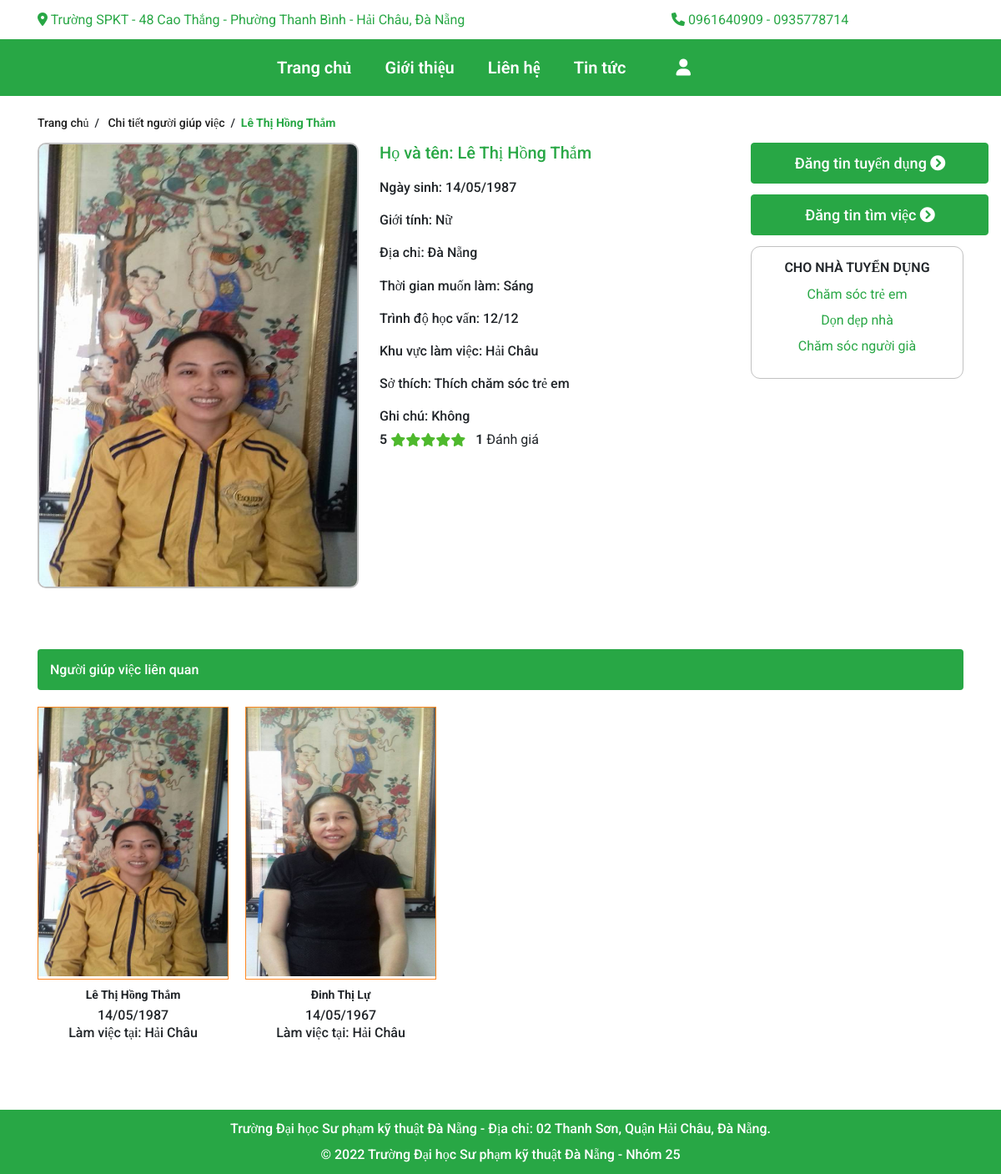
/?act=detailhelp&tk=14, run on an earlier commit of the app's database.
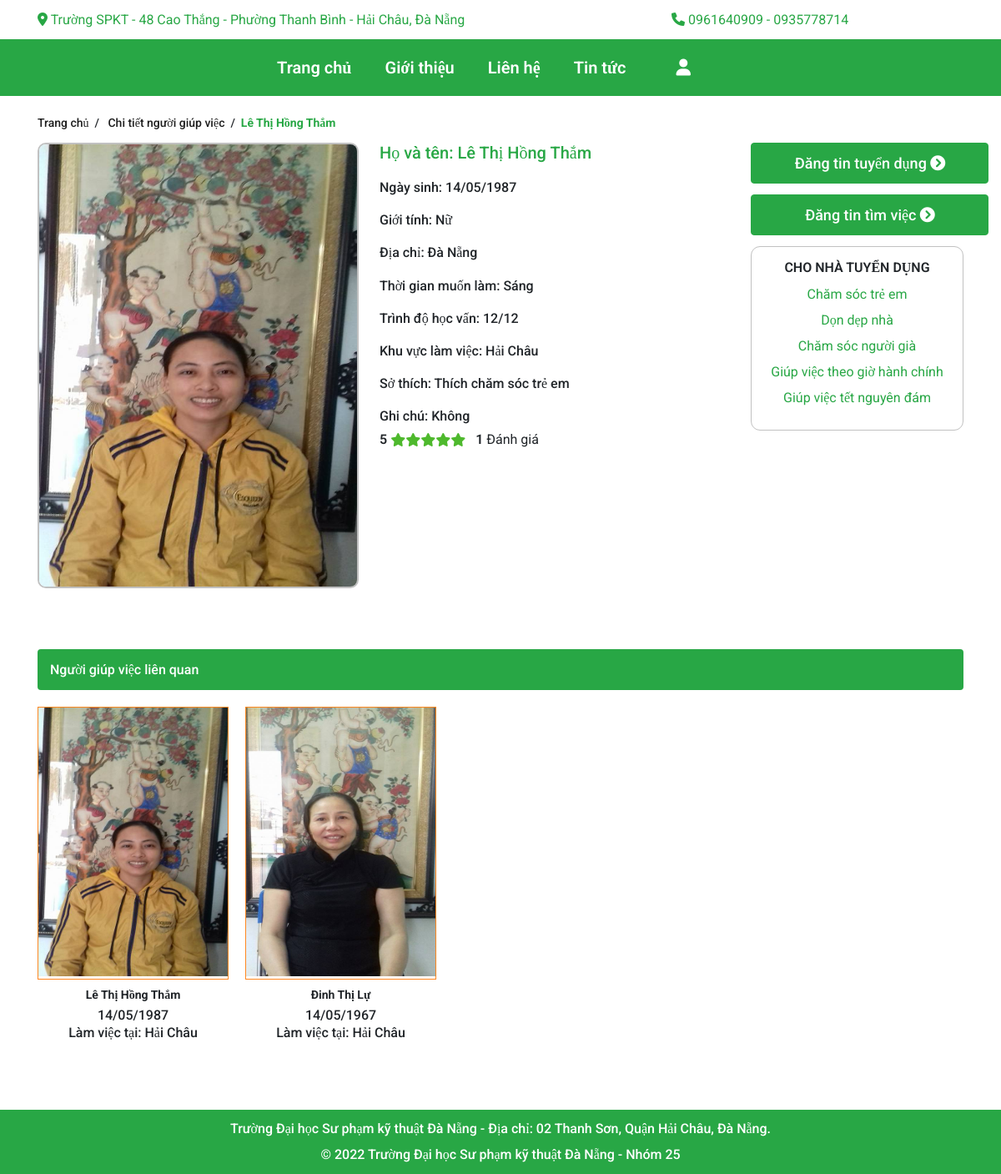
And on a later commit of the database.
### tables this page shows
CREATE TABLE `danhmuccv` (
  `maDMCV` int(11) NOT NULL,
  `tenDM` varchar(255) NOT NULL,
  `hinhAnh` varchar(255) NOT NULL
);

CREATE TABLE `taikhoan` (
  `maTK` int(10) NOT NULL,
  `maQuyen` int(11) NOT NULL,
  `taiKhoan` varchar(50) NOT NULL,
  `matKhau` varchar(50) NOT NULL,
  `hoTen` varchar(255) NOT NULL,
  `gioiTinh` varchar(10) NOT NULL,
  `ngaySinh` varchar(50) NOT NULL,
  `CMND` varchar(20) NOT NULL,
  `SDT` int(11) NOT NULL,
  `email` varchar(255) NOT NULL,
  `diaChi` varchar(255) NOT NULL,
  `hinhAnh` varchar(255) NOT NULL,
  `trangThai` int(11) NOT NULL,
  `thoiGian` varchar(255) NOT NULL
);

CREATE TABLE `quanhuyen` (
  `idQuan` int(11) NOT NULL,
  `tenQuan` varchar(255) NOT NULL
);

### Controllers/DetailHelpController.php (called while the page is built, shortened)
<?php
require_once("./Models/helpModel.php");
    class  DetailController{
        var $help_model;
        public function __construct()
        {
             $this->help_model = new helpModel();
        }
        function list()
        {
            $data_user = $this->help_model->taikhoangv($_GET['tk']);
            $data_newhelp = $this->help_model->giupviec_moi();
            $data_dmcv = $this->help_model->danhmuc();
            $data_lq = $this->help_model->help_danhmuc($data_user[0]['khuVucLamViec']);
            $DataEvalute = $this->help_model->getEvalute($_GET['tk']);
            require_once("Views/index.php");
        }
    }
?>

### Models/connection.php (called while the page is built, shortened)
<?php
    class connection{
        function __construct()
        {
            $severname ="localhost";
            $username ="root";
            $password ="";
            $db_name ="gtngv";
            $this->conn = new mysqli($severname,$username,$password,$db_name);
        }
    }
?>

### Models/model.php (called while the page is built, shortened)
<?php
    require_once("connection.php");
    class model
    {
        function __construct()
        {
            $conn_obj = new connection();
            $this->conn = $conn_obj->conn;
        }
    }
?>

### Models/helpModel.php (called while the page is built, shortened)
<?php
    require_once("model.php");
    class helpModel extends model{
        function giupviec_moi() {
            $query = "SELECT * FROM taikhoan,thongtinungvien,quanhuyen WHERE taikhoan.maTK = thongtinungvien.maTK and quanhuyen.idQuan=thongtinungvien.khuVucLamViec
            GROUP by taikhoan.maTK;";
            require("result.php");
            return $data;
        }
        function taikhoangv($idTK){
            $query = "SELECT * from taikhoan,thongtinungvien,quanhuyen WHERE taikhoan.maTK = thongtinungvien.maTK AND thongtinungvien.khuVucLamViec=quanhuyen.idQuan AND taikhoan.maTK=$idTK;";
            require("result.php");
            return $data;
        }
        function danhmuc(){
            $query = "select * from danhmuccv";
            require("result.php");
            return $data;
        }
        function getEvalute($maTK){
            $query = "SELECT * from taikhoan as tk,danhsachungvien as dsuv,danhgiagv as dg WHERE
            dsuv.maCV=dg.maCV and tk.maTK=dg.maTK and khXacNhan=1 and tk.maTK = '$maTK' ;";
           require("result.php");
           return $data;
        }
        function help_danhmuc($danhmuc)
        {
            $query ="SELECT * from taikhoan,thongtinungvien,quanhuyen WHERE taikhoan.maTK = thongtinungvien.maTK and khuVucLamViec = $danhmuc and quanhuyen.idQuan=thongtinungvien.khuVucLamViec GROUP BY taikhoan.maTK;";
            require("result.php");
            return $data;
        }
    }
?>

### Models/result.php (called while the page is built)
<?php
    $result = $this->conn->query($query);
    $data = array();
    while ($row = $result->fetch_assoc()) {
        $data[] = $row;
    }
?>

### Views/detailhelp/detailhelp.php (the view, shortened to what the changed rows need)
<?php
 $length = count($DataEvalute);
 $countrating = $length;
 $tbSao = 0;
 foreach($DataEvalute as $row){
    $tbSao += $row['soSao']/$length;
 }
 ?>
<main id="main">
<div class="container">
    <div class="break-crumb">
        <div class="break-crumb__head">
            <div class="home">
                <a href="#">
                    <span>Trang chủ</span>
                </a>
                <span class="mr_lr">&nbsp;/ &nbsp;</span>
                <a href="#">
                    <span>Chi tiết người giúp việc</span>
                </a>
                <span class="mr_lr">&nbsp;/ &nbsp;</span>
            </div>
            <div>
                <strong>
                    <span><?php echo $data_user[0]['hoTen']; ?></span>
                </strong>
            </div>
        </div>
    </div>
    <div class="row mb-4">
        <div class="col col-lg-4">
            <div class="product-detail-left">
                <div id="product-detail-left__thumbnail" class="<?php if($status == true) echo "product-detail-left__thumbnail--sale "?>">
                    <img src="./Publics/images/<?php echo $data_user[0]['hinhAnh']; ?>" alt="" class="product-detail-left__image-main">
                </div>
            </div>
        </div>
        <div class="col col-lg-5">
            <div class="product-detail-main">
                <h2 class="tilte-name-product-detail">Họ và tên: <?php echo $data_user[0]['hoTen']; ?></h2>
                <h2 class="tilte-name-product-detail-detail">Ngày sinh: <?php echo $data_user[0]['ngaySinh']; ?></h2>
                <h2 class="tilte-name-product-detail-detail">Giới tính: <?php echo $data_user[0]['gioiTinh']; ?></h2>
                <h2 class="tilte-name-product-detail-detail">Địa chỉ: <?php echo $data_user[0]['diaChi']; ?></h2>
                <h2 class="tilte-name-product-detail-detail">Thời gian muốn làm: <?php echo $data_user[0]['thoiGian']; ?></h2>
                <h2 class="tilte-name-product-detail-detail">Trình độ học vấn: <?php echo $data_user[0]['trinhDoHV']; ?></h2>
                <h2 class="tilte-name-product-detail-detail">Khu vực làm việc: <?php echo $data_user[0]['tenQuan']; ?></h2>
                <h2 class="tilte-name-product-detail-detail">Sở thích: <?php echo $data_user[0]['soThich']; ?></h2>
                <h2 class="tilte-name-product-detail-detail">Ghi chú: <?php echo $data_user[0]['ghiChu']; ?></h2>
                <div class="product-detail-main__flex">
                    <ul class="product-detail-main__vote">
                        <span><?= $tbSao ?></span>
                        <?php
                            for ($i = 1; $i <= floor($tbSao); $i++){
                            ?>
                                <li><i class="fas fa-star active"></i></li>
                            <?php }
                        ?>
                    </ul>
                    <div class="count-vote">
                        <span><?= $countrating ?></span>
                        <div>Đánh giá</div>
                    </div>
                </div>
            </div>
        </div>
        <div class="col col-lg-3" style="visibility: visible; -webkit-animation-name: fadeInDown; animation-name: fadeInDown;">
        <p class="link-btn big-a">
            <a href="" class="btn btn-success">Đăng tin tuyển dụng
                <i class="fa fa-chevron-circle-right"></i>
            </a>
        </p>
        <p class="link-btn big-a">
            <a href="" class="btn btn-success">Đăng tin tìm việc
                <i class="fa fa-chevron-circle-right"></i>
            </a>
        </p>
        <div class="delivery-method">
            <h5>CHO NHÀ TUYỂN DỤNG</h5>
            <ul>
                <?php
                    for ($i = 0; $i < (count($data_dmcv)); $i++) { ?>
                    <li><ahref=""><?php echo $data_dmcv[$i]['tenDM']; ?></ahref=></li>
                <?php } ?>
            </ul>
        </div>
        </div>
        <section id="product-dry" class="product-related" style="width: 100%;">
            <div class="container">
                <div class="populator__head">
                    <div>
                        <h2 class="populator__head-title">
                            <a href="">Người giúp việc liên quan</a>
                        </h2>
                    </div>
                </div>
                <div class="list-product-sale owl-carousel owl-theme" id="help-slider">
                    <?php
                        for ($i = 0; $i < (count($data_lq)); $i++) {
                    ?>
                    <div class="col-product__itemm sale-home" style="margin-right: 20px;">
                        <form action="" style="width: 229px;">
                            <div class="product-imgg">
                                <a href="?act=detailhelp&tk=<?=$data_lq[$i]['maTK']?>" style="display: block;">
                                    <img src="./Publics/images/<?php echo $data_lq[$i]['hinhAnh'] ?>" alt="">
                                </a>
                            </div>
                            <div class="product-fruits__infos">
                                <h2 class="tilte-name-product-t"><?= $data_lq[$i]['hoTen']?></h2>
                                <div style="margin-top: 10px;">
                                    <span class="price-new"><?= $data_lq[$i]['ngaySinh'] ?></span>
                                </div>
                                <div style="margin-bottom: 10px;">
                                    <span class="price-new">Làm việc tại: <?= $data_lq[$i]['tenQuan'] ?></span>
                                </div>
                            </div>
                        </form>
                    </div>
                    <?php } ?>
                </div>
            </div>
        </section>
    </div>
</div>
</main>

What changed in the data, as far as the page shows it:
added danhmuccv: tenDM "Giúp việc theo giờ hành chính"
added danhmuccv: tenDM "Giúp việc tết nguyên đám"
